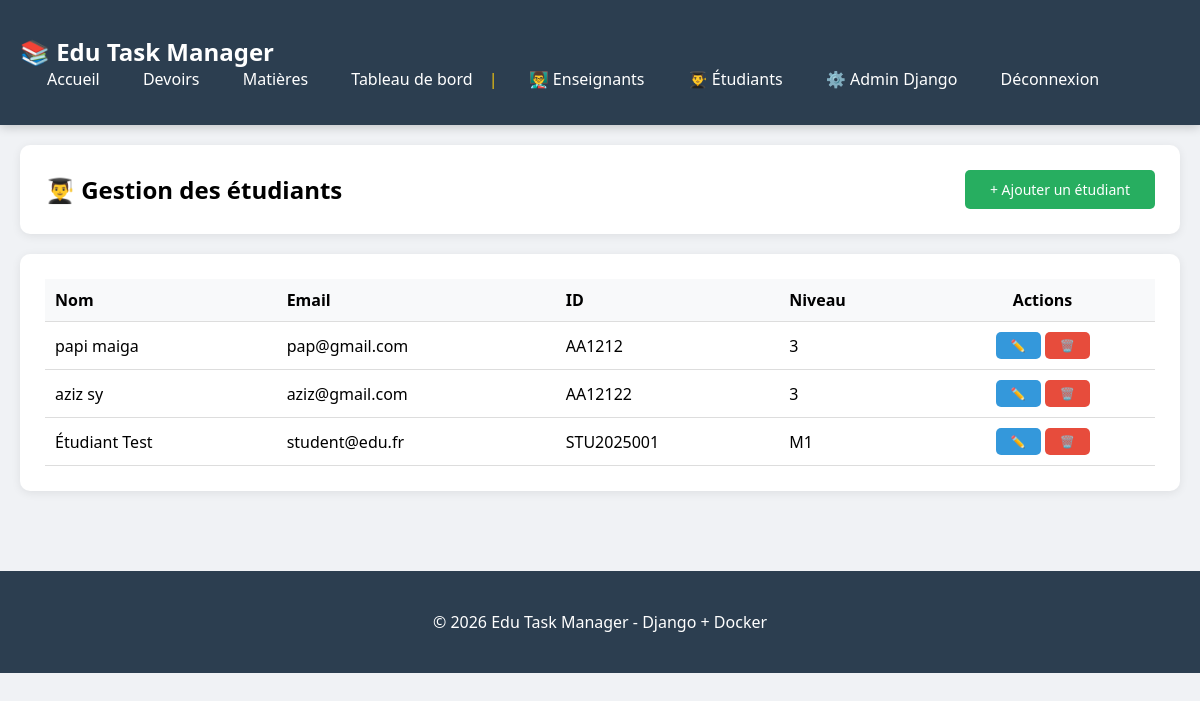
Page /dashboard/admin/students/ (signed in) on the earlier database version.
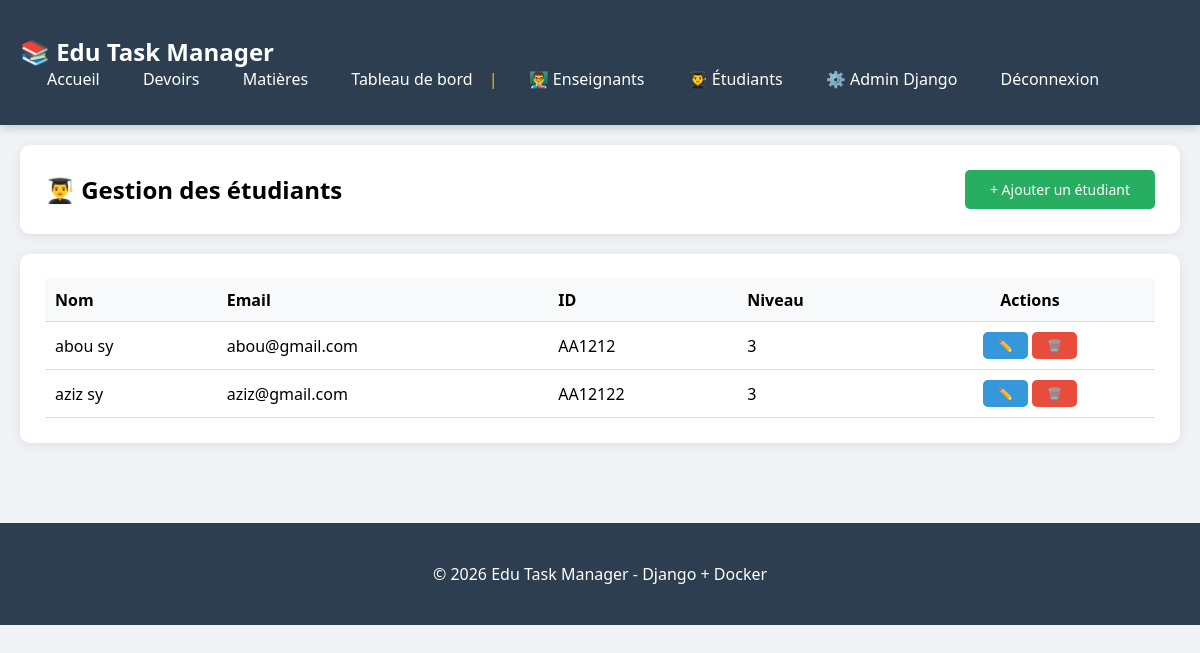
Same page on the later database version.
### users/models.py (models this page shows, shortened)
class Student(models.Model):
    user = models.OneToOneField(User, on_delete=models.CASCADE, related_name='student_profile')
    student_id = models.CharField(max_length=20, unique=True)
    group_code = models.CharField(max_length=20, blank=True)
    level = models.CharField(max_length=10, blank=True)
    enrolled_year = models.IntegerField(null=True, blank=True)

class User(AbstractUser):
    class Role(models.TextChoices):
        ADMIN = 'admin', 'Administrateur'
        TEACHER = 'teacher', 'Enseignant'
        STUDENT = 'student', 'Étudiant'
    role = models.CharField(max_length=10, choices=Role.choices, default=Role.STUDENT)
    is_verified = models.BooleanField(default=False)
    @property
    def is_admin(self):
        return self.role == self.Role.ADMIN

### users/views.py (the view)
# urls.py: path('dashboard/admin/students/', views.student_list, name='student_list'),
@login_required
@user_passes_test(lambda u: u.is_admin)
def student_list(request):
    students = Student.objects.all()
    return render(request, 'admin/students/list.html', {'students': students})

### templates/admin/students/list.html (shortened to what this page needs)
{% extends 'base.html' %}
{% block content %}
<div class="card">
    <div style="display: flex; justify-content: space-between; align-items: center;">
        <h2>👨‍🎓 Gestion des étudiants</h2>
        <a href="{% url 'student_create' %}" class="btn btn-success">+ Ajouter un étudiant</a>
    </div>
</div>
<div class="card">
    <table style="width: 100%; border-collapse: collapse;">
        <thead>
            <tr style="background: #f8f9fa;">
                <th style="padding: 10px; text-align: left;">Nom</th>
                <th style="padding: 10px; text-align: left;">Email</th>
                <th style="padding: 10px; text-align: left;">ID</th>
                <th style="padding: 10px; text-align: left;">Niveau</th>
                <th style="padding: 10px; text-align: center;">Actions</th>
            </tr>
        </thead>
        <tbody>
            {% for student in students %}
            <tr style="border-bottom: 1px solid #ddd;">
                <td style="padding: 10px;">{{ student.user.get_full_name }}</td>
                <td style="padding: 10px;">{{ student.user.email }}</td>
                <td style="padding: 10px;">{{ student.student_id }}</td>
                <td style="padding: 10px;">{{ student.level|default:"-" }}</td>
                <td style="padding: 10px; text-align: center;">
                    <a href="{% url 'student_edit' student.pk %}" class="btn btn-primary btn-sm">✏️</a>
                    <a href="{% url 'student_delete' student.pk %}" class="btn btn-danger btn-sm">🗑️</a>
                </td>
            </tr>
            {% empty %}
            <tr>
                <td colspan="5" style="padding: 20px; text-align: center; color: #666;">Aucun étudiant enregistré.</td>
            </tr>
            {% endfor %}
        </tbody>
    </table>
</div>
{% endblock %}

### templates/base.html (shortened to what this page needs)
<html lang="fr">
<head>
</head>
<body>
    <header>
        <div class="container">
            <h1><a href="{% url 'home' %}">📚 Edu Task Manager</a></h1>
            <nav>
                <a href="{% url 'home' %}">Accueil</a>
                <a href="{% url 'assignments:list' %}">Devoirs</a>
                <a href="{% url 'assignments:discipline_list' %}">Matières</a>
                {% if user.is_authenticated %}
                    <a href="{% url 'dashboard' %}">Tableau de bord</a>
                    {% if user.is_admin %}
                        <span style="color: #f1c40f;">|</span>
                        <a href="{% url 'teacher_list' %}">👨‍🏫 Enseignants</a>
                        <a href="{% url 'student_list' %}">👨‍🎓 Étudiants</a>
                        <a href="/admin/">⚙️ Admin Django</a>
                    {% endif %}
                    <a href="{% url 'logout' %}">Déconnexion</a>
                {% else %}
                    <a href="{% url 'login' %}">Connexion</a>
                    <a href="{% url 'register' %}">Inscription</a>
                {% endif %}
            </nav>
        </div>
    </header>
    <div class="container">
        {% block content %}{% endblock %}
    </div>
    <footer>
        <div class="container">
            <p>&copy; 2026 Edu Task Manager - Django + Docker</p>
        </div>
    </footer>
</body>
</html>

### templates/base.html (style rules this page uses)
* { margin: 0; padding: 0; box-sizing: border-box; }
body { font-family: 'Segoe UI', Arial, sans-serif; background: #f0f2f5; }
.container { max-width: 1200px; margin: 0 auto; padding: 20px; }
header { background: #2c3e50; color: white; padding: 15px 0; box-shadow: 0 2px 10px rgba(0,0,0,0.2); }
header .container { display: flex; justify-content: space-between; align-items: center; flex-wrap: wrap; }
header h1 a { color: white; text-decoration: none; font-size: 24px; }
nav a { color: white; text-decoration: none; margin-left: 15px; padding: 8px 12px; border-radius: 5px; transition: 0.3s; }
.card { background: white; padding: 25px; border-radius: 10px; box-shadow: 0 2px 10px rgba(0,0,0,0.08); margin-bottom: 20px; }
.btn { display: inline-block; padding: 10px 25px; border-radius: 5px; text-decoration: none; color: white; border: none; cursor: pointer; font-size: 14px; transition: 0.3s; }
.btn-primary { background: #3498db; }
.btn-success { background: #27ae60; }
.btn-danger { background: #e74c3c; }
.btn-sm { padding: 5px 15px; font-size: 12px; }
footer { background: #2c3e50; color: white; text-align: center; padding: 20px 0; margin-top: 40px; }
table { width: 100%; border-collapse: collapse; }
th, td { padding: 12px; text-align: left; border-bottom: 1px solid #ddd; }
th { background: #f8f9fa; font-weight: 600; }

Differences in the rows shown:
removed Student: user.get_full_name "Étudiant Test", user.email "student@edu.fr", student_id "STU2025001", level "M1"
changed through a linked row, Student "AA1212": user.get_full_name "papi maiga" → "abou sy"; user.email "pap@gmail.com" → "abou@gmail.com"
